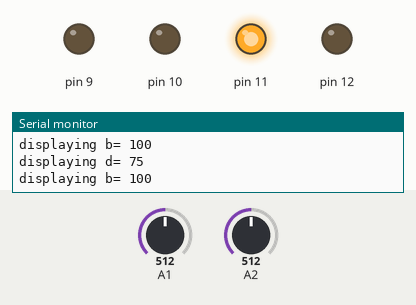
Simulated run of this sketch. Board: Arduino Uno, built with avr-gcc and run on an emulated ATmega328P. On the bench: output pins drawn as LEDs (lit = HIGH), the last lines printed to the serial monitor. Inputs (shaded band) come from the test bench; at power-on: A2 = 512, A1 = 512.

Above: at 1.2 s.
1.3 s: A2 set to 355
4.3 s: A2 set to 337
At 5.2 s:
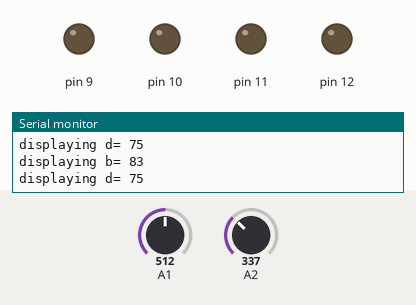
5.8 s: A1 set to 555
8.8 s: A1 set to 582
At 9.6 s:
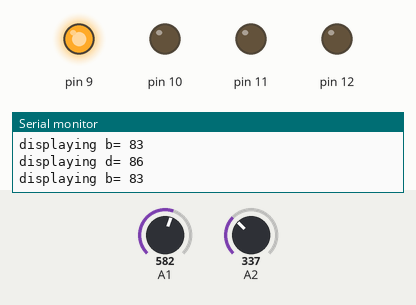
10.3 s: A1 set to 511
At 10.7 s:
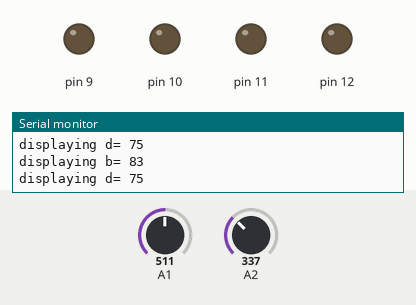
13.3 s: A1 set to 716
At 14.0 s:
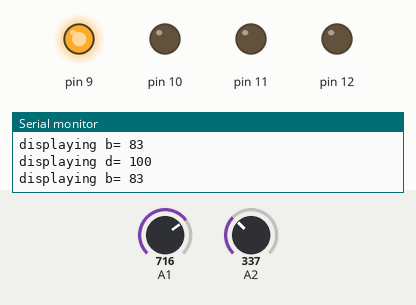
Timing chart, 0 to 15.8 s (numbered marks = the images above; inputs shaded):
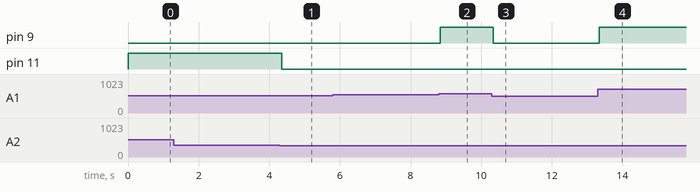

Measured:
- the behaviour switches between 344 and 343 on A2 (found by bisection; images 0 and 1)
- the behaviour switches between 571 and 572 on A1 (found by bisection; images 1 and 2)
- after the input at 4.3 s, pin 11: HIGH → LOW after 0.05 s
- after the input at 8.8 s, pin 9: LOW → HIGH at once
- after the input at 10.3 s, pin 9: HIGH → LOW at once
- after the input at 13.3 s, pin 9: LOW → HIGH at once

The sketch:

light_follower.ino
```cpp
void setup() {

pinMode(A2,INPUT);
pinMode(A1,INPUT);
Serial.begin(9600);
pinMode(12,OUTPUT);
pinMode(11,OUTPUT);
pinMode(10,OUTPUT);
pinMode(9,OUTPUT);
}

void loop() {


int a=analogRead(A2);
a=constrain(a,73,391);
int b=map(a,73,391,0,100);
Serial.print("displaying b= ");
Serial.println(b);

int c=analogRead(A1);
c=constrain(c,45,665);
int d=map(c,45,665,0,100);
Serial.print("displaying d= ");
Serial.println(d);

if (b>=85)
{
digitalWrite(12,0);
digitalWrite(11,1);
digitalWrite(10,0);
digitalWrite(9,0);
}

else if (d>=85)
{
digitalWrite(12,0);
digitalWrite(11,0);
digitalWrite(10,0);
digitalWrite(9,1);
}

else if (d>=85 && b>85)
{
digitalWrite(12,1);
digitalWrite(11,0);
digitalWrite(10,1);
digitalWrite(9,0);
}
else
{
digitalWrite(12,0);
digitalWrite(11,0);
digitalWrite(10,0);
digitalWrite(9,0);
}

}
```
